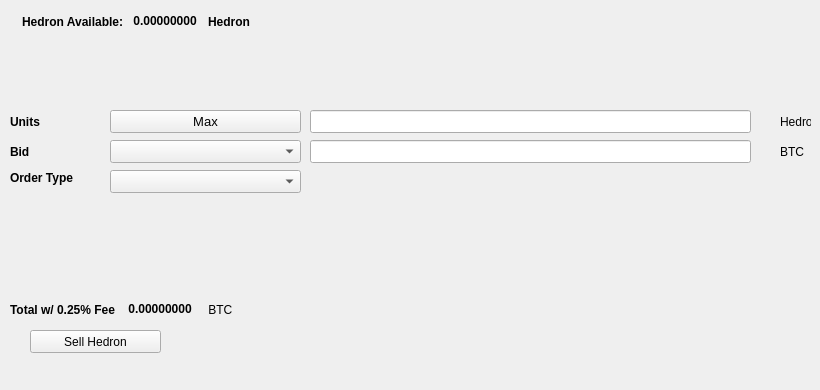
   <widget class="QWidget" name="SellTab">
    <attribute name="title">
     <string>Sell</string>
    </attribute>
    <widget class="QLabel" name="label_16">
     <property name="geometry">
      <rect>
       <x>780</x>
       <y>140</y>
       <width>31</width>
       <height>23</height>
      </rect>
     </property>
     <property name="text">
      <string>BTC</string>
     </property>
    </widget>
    <widget class="QComboBox" name="SellBidcomboBox">
     <property name="geometry">
      <rect>
       <x>110</x>
       <y>140</y>
       <width>191</width>
       <height>23</height>
      </rect>
     </property>
     <property name="font">
      <font>
       <pointsize>10</pointsize>
      </font>
     </property>
    </widget>
    <widget class="QLabel" name="label_18">
     <property name="geometry">
      <rect>
       <x>10</x>
       <y>110</y>
       <width>46</width>
       <height>23</height>
      </rect>
     </property>
     <property name="font">
      <font>
       <weight>75</weight>
       <bold>true</bold>
      </font>
     </property>
     <property name="text">
      <string>Units</string>
     </property>
    </widget>
    <widget class="QPushButton" name="Sell_Max_Amount">
     <property name="geometry">
      <rect>
       <x>110</x>
       <y>110</y>
       <width>191</width>
       <height>23</height>
      </rect>
     </property>
     <property name="font">
      <font>
       <pointsize>10</pointsize>
      </font>
     </property>
     <property name="text">
      <string>Max</string>
     </property>
    </widget>
    <widget class="QLabel" name="label_20">
     <property name="geometry">
      <rect>
       <x>10</x>
       <y>170</y>
       <width>91</width>
       <height>16</height>
      </rect>
     </property>
     <property name="font">
      <font>
       <weight>75</weight>
       <bold>true</bold>
      </font>
     </property>
     <property name="text">
      <string>Order Type</string>
     </property>
    </widget>
    <widget class="QComboBox" name="SellOrdertypeCombo">
     <property name="geometry">
      <rect>
       <x>110</x>
       <y>170</y>
       <width>191</width>
       <height>23</height>
      </rect>
     </property>
     <property name="font">
      <font>
       <pointsize>10</pointsize>
      </font>
     </property>
    </widget>
    <widget class="QLabel" name="label_21">
     <property name="geometry">
      <rect>
       <x>10</x>
       <y>140</y>
       <width>46</width>
       <height>23</height>
      </rect>
     </property>
     <property name="font">
      <font>
       <weight>75</weight>
       <bold>true</bold>
      </font>
     </property>
     <property name="text">
      <string>Bid</string>
     </property>
    </widget>
    <widget class="QLabel" name="label_22">
     <property name="geometry">
      <rect>
       <x>780</x>
       <y>110</y>
       <width>31</width>
       <height>23</height>
      </rect>
     </property>
     <property name="text">
      <string>Hedron</string>
     </property>
    </widget>
    <widget class="QLineEdit" name="UnitsInputHedron">
     <property name="geometry">
      <rect>
       <x>310</x>
       <y>110</y>
       <width>441</width>
       <height>23</height>
      </rect>
     </property>
     <property name="font">
      <font>
       <pointsize>9</pointsize>
       <weight>75</weight>
       <bold>true</bold>
      </font>
     </property>
    </widget>
    <widget class="QLineEdit" name="SellBidPriceEdit">
     <property name="geometry">
      <rect>
       <x>310</x>
       <y>140</y>
       <width>441</width>
       <height>23</height>
      </rect>
     </property>
     <property name="font">
      <font>
       <pointsize>9</pointsize>
       <weight>75</weight>
       <bold>true</bold>
      </font>
     </property>
    </widget>
    <widget class="QPushButton" name="SellHedronBTN">
     <property name="geometry">
      <rect>
       <x>30</x>
       <y>330</y>
       <width>131</width>
       <height>23</height>
      </rect>
     </property>
     <property name="text">
      <string>Sell Hedron</string>
     </property>
     <property name="icon">
      <iconset resource="../hedron">
       <normaloff>:/icons/bitcoin</normaloff>:/icons/bitcoin</iconset>
     </property>
    </widget>
    <widget class="QWidget" name="layoutWidget3">
     <property name="geometry">
      <rect>
       <x>22</x>
       <y>12</y>
       <width>258</width>
       <height>19</height>
      </rect>
     </property>
     <layout class="QHBoxLayout" name="horizontalLayout">
      <item>
       <widget class="QLabel" name="label232_2">
        <property name="font">
         <font>
          <weight>75</weight>
          <bold>true</bold>
         </font>
        </property>
        <property name="text">
         <string>Hedron Available:</string>
        </property>
       </widget>
      </item>
      <item>
       <widget class="QLabel" name="HedronAvailableLabel">
        <property name="palette">
         <palette>
          <active>
           <colorrole role="WindowText">
            <brush brushstyle="SolidPattern">
             <color alpha="255">
              <red>0</red>
              <green>0</green>
              <blue>0</blue>
             </color>
            </brush>
           </colorrole>
           <colorrole role="Button">
            <brush brushstyle="SolidPattern">
             <color alpha="255">
              <red>0</red>
              <green>170</green>
              <blue>0</blue>
             </color>
            </brush>
           </colorrole>
           <colorrole role="Light">
            <brush brushstyle="SolidPattern">
             <color alpha="255">
              <red>0</red>
              <green>255</green>
              <blue>0</blue>
             </color>
            </brush>
           </colorrole>
           <colorrole role="Midlight">
            <brush brushstyle="SolidPattern">
             <color alpha="255">
              <red>0</red>
              <green>212</green>
              <blue>0</blue>
             </color>
            </brush>
           </colorrole>
           <colorrole role="Dark">
            <brush brushstyle="SolidPattern">
             <color alpha="255">
              <red>0</red>
              <green>85</green>
              <blue>0</blue>
             </color>
            </brush>
           </colorrole>
           <colorrole role="Mid">
            <brush brushstyle="SolidPattern">
             <color alpha="255">
              <red>0</red>
              <green>113</green>
              <blue>0</blue>
             </color>
            </brush>
           </colorrole>
           <colorrole role="Text">
            <brush brushstyle="SolidPattern">
             <color alpha="255">
              <red>0</red>
              <green>170</green>
              <blue>0</blue>
             </color>
            </brush>
           </colorrole>
           <colorrole role="BrightText">
            <brush brushstyle="SolidPattern">
             <color alpha="255">
              <red>255</red>
              <green>255</green>
              <blue>255</blue>
             </color>
            </brush>
           </colorrole>
           <colorrole role="ButtonText">
            <brush brushstyle="SolidPattern">
             <color alpha="255">
              <red>0</red>
              <green>0</green>
              <blue>0</blue>
             </color>
            </brush>
           </colorrole>
           <colorrole role="Base">
            <brush brushstyle="SolidPattern">
             <color alpha="255">
              <red>255</red>
              <green>255</green>
              <blue>255</blue>
             </color>
            </brush>
           </colorrole>
           <colorrole role="Window">
            <brush brushstyle="SolidPattern">
             <color alpha="255">
              <red>0</red>
              <green>170</green>
              <blue>0</blue>
             </color>
            </brush>
           </colorrole>
           <colorrole role="Shadow">
            <brush brushstyle="SolidPattern">
             <color alpha="255">
              <red>0</red>
              <green>0</green>
              <blue>0</blue>
             </color>
            </brush>
           </colorrole>
           <colorrole role="AlternateBase">
            <brush brushstyle="SolidPattern">
             <color alpha="255">
              <red>127</red>
              <green>212</green>
              <blue>127</blue>
             </color>
            </brush>
           </colorrole>
           <colorrole role="ToolTipBase">
            <brush brushstyle="SolidPattern">
             <color alpha="255">
              <red>255</red>
              <green>255</green>
              <blue>220</blue>
             </color>
            </brush>
           </colorrole>
           <colorrole role="ToolTipText">
            <brush brushstyle="SolidPattern">
             <color alpha="255">
              <red>0</red>
              <green>0</green>
              <blue>0</blue>
             </color>
            </brush>
           </colorrole>
          </active>
          <inactive>
           <colorrole role="WindowText">
            <brush brushstyle="SolidPattern">
             <color alpha="255">
              <red>0</red>
              <green>0</green>
              <blue>0</blue>
             </color>
            </brush>
           </colorrole>
           <colorrole role="Button">
            <brush brushstyle="SolidPattern">
             <color alpha="255">
              <red>0</red>
              <green>170</green>
              <blue>0</blue>
             </color>
            </brush>
           </colorrole>
           <colorrole role="Light">
            <brush brushstyle="SolidPattern">
             <color alpha="255">
              <red>0</red>
              <green>255</green>
              <blue>0</blue>
             </color>
            </brush>
           </colorrole>
           <colorrole role="Midlight">
            <brush brushstyle="SolidPattern">
             <color alpha="255">
              <red>0</red>
              <green>212</green>
              <blue>0</blue>
             </color>
            </brush>
           </colorrole>
           <colorrole role="Dark">
            <brush brushstyle="SolidPattern">
             <color alpha="255">
              <red>0</red>
              <green>85</green>
              <blue>0</blue>
             </color>
            </brush>
           </colorrole>
           <colorrole role="Mid">
            <brush brushstyle="SolidPattern">
             <color alpha="255">
              <red>0</red>
              <green>113</green>
              <blue>0</blue>
             </color>
            </brush>
           </colorrole>
           <colorrole role="Text">
            <brush brushstyle="SolidPattern">
             <color alpha="255">
              <red>0</red>
              <green>170</green>
              <blue>0</blue>
             </color>
            </brush>
           </colorrole>
           <colorrole role="BrightText">
            <brush brushstyle="SolidPattern">
             <color alpha="255">
              <red>255</red>
              <green>255</green>
              <blue>255</blue>
             </color>
            </brush>
           </colorrole>
           <colorrole role="ButtonText">
            <brush brushstyle="SolidPattern">
             <color alpha="255">
              <red>0</red>
              <green>0</green>
              <blue>0</blue>
             </color>
            </brush>
           </colorrole>
           <colorrole role="Base">
            <brush brushstyle="SolidPattern">
             <color alpha="255">
              <red>255</red>
              <green>255</green>
              <blue>255</blue>
             </color>
            </brush>
           </colorrole>
           <colorrole role="Window">
            <brush brushstyle="SolidPattern">
             <color alpha="255">
              <red>0</red>
              <green>170</green>
              <blue>0</blue>
             </color>
            </brush>
           </colorrole>
           <colorrole role="Shadow">
            <brush brushstyle="SolidPattern">
             <color alpha="255">
              <red>0</red>
              <green>0</green>
              <blue>0</blue>
             </color>
            </brush>
           </colorrole>
           <colorrole role="AlternateBase">
            <brush brushstyle="SolidPattern">
             <color alpha="255">
              <red>127</red>
              <green>212</green>
              <blue>127</blue>
             </color>
            </brush>
           </colorrole>
           <colorrole role="ToolTipBase">
            <brush brushstyle="SolidPattern">
             <color alpha="255">
              <red>255</red>
              <green>255</green>
              <blue>220</blue>
             </color>
            </brush>
           </colorrole>
           <colorrole role="ToolTipText">
            <brush brushstyle="SolidPattern">
             <color alpha="255">
              <red>0</red>
              <green>0</green>
              <blue>0</blue>
             </color>
            </brush>
           </colorrole>
          </inactive>
          <disabled>
           <colorrole role="WindowText">
            <brush brushstyle="SolidPattern">
             <color alpha="255">
              <red>0</red>
              <green>85</green>
              <blue>0</blue>
             </color>
            </brush>
           </colorrole>
           <colorrole role="Button">
            <brush brushstyle="SolidPattern">
             <color alpha="255">
              <red>0</red>
              <green>170</green>
              <blue>0</blue>
             </color>
            </brush>
           </colorrole>
           <colorrole role="Light">
            <brush brushstyle="SolidPattern">
             <color alpha="255">
              <red>0</red>
              <green>255</green>
              <blue>0</blue>
             </color>
            </brush>
           </colorrole>
           <colorrole role="Midlight">
            <brush brushstyle="SolidPattern">
             <color alpha="255">
              <red>0</red>
              <green>212</green>
              <blue>0</blue>
             </color>
            </brush>
           </colorrole>
           <colorrole role="Dark">
            <brush brushstyle="SolidPattern">
             <color alpha="255">
              <red>0</red>
              <green>85</green>
              <blue>0</blue>
             </color>
            </brush>
           </colorrole>
           <colorrole role="Mid">
            <brush brushstyle="SolidPattern">
             <color alpha="255">
              <red>0</red>
              <green>113</green>
              <blue>0</blue>
             </color>
            </brush>
           </colorrole>
           <colorrole role="Text">
            <brush brushstyle="SolidPattern">
             <color alpha="255">
              <red>0</red>
              <green>85</green>
              <blue>0</blue>
             </color>
            </brush>
           </colorrole>
           <colorrole role="BrightText">
            <brush brushstyle="SolidPattern">
             <color alpha="255">
              <red>255</red>
              <green>255</green>
              <blue>255</blue>
             </color>
            </brush>
           </colorrole>
           <colorrole role="ButtonText">
            <brush brushstyle="SolidPattern">
             <color alpha="255">
              <red>0</red>
              <green>85</green>
              <blue>0</blue>
             </color>
            </brush>
           </colorrole>
           <colorrole role="Base">
            <brush brushstyle="SolidPattern">
             <color alpha="255">
              <red>0</red>
              <green>170</green>
              <blue>0</blue>
             </color>
            </brush>
           </colorrole>
           <colorrole role="Window">
            <brush brushstyle="SolidPattern">
             <color alpha="255">
              <red>0</red>
              <green>170</green>
              <blue>0</blue>
             </color>
            </brush>
           </colorrole>
           <colorrole role="Shadow">
            <brush brushstyle="SolidPattern">
             <color alpha="255">
              <red>0</red>
              <green>0</green>
              <blue>0</blue>
             </color>
            </brush>
           </colorrole>
           <colorrole role="AlternateBase">
            <brush brushstyle="SolidPattern">
             <color alpha="255">
              <red>0</red>
              <green>170</green>
              <blue>0</blue>
             </color>
            </brush>
           </colorrole>
           <colorrole role="ToolTipBase">
            <brush brushstyle="SolidPattern">
             <color alpha="255">
              <red>255</red>
              <green>255</green>
              <blue>220</blue>
             </color>
            </brush>
           </colorrole>
           <colorrole role="ToolTipText">
            <brush brushstyle="SolidPattern">
             <color alpha="255">
              <red>0</red>
              <green>0</green>
              <blue>0</blue>
             </color>
            </brush>
           </colorrole>
          </disabled>
         </palette>
        </property>
        <property name="font">
         <font>
          <weight>75</weight>
          <bold>true</bold>
         </font>
        </property>
        <property name="text">
         <string> 0.00000000 </string>
        </property>
        <property name="textInteractionFlags">
         <set>Qt::LinksAccessibleByMouse|Qt::TextSelectableByKeyboard|Qt::TextSelectableByMouse</set>
        </property>
       </widget>
      </item>
      <item>
       <widget class="QLabel" name="labelHedron">
        <property name="font">
         <font>
          <weight>75</weight>
          <bold>true</bold>
         </font>
        </property>
        <property name="text">
         <string>Hedron</string>
        </property>
       </widget>
      </item>
     </layout>
    </widget>
    <widget class="QWidget" name="layoutWidget">
     <property name="geometry">
      <rect>
       <x>10</x>
       <y>300</y>
       <width>268</width>
       <height>19</height>
      </rect>
     </property>
     <layout class="QHBoxLayout" name="horizontalLayout_2">
      <item>
       <widget class="QLabel" name="label_19">
        <property name="font">
         <font>
          <weight>75</weight>
          <bold>true</bold>
         </font>
        </property>
        <property name="text">
         <string>Total w/ 0.25% Fee </string>
        </property>
       </widget>
      </item>
      <item>
       <widget class="QLabel" name="SellCostLabel">
        <property name="palette">
         <palette>
          <active>
           <colorrole role="WindowText">
            <brush brushstyle="SolidPattern">
             <color alpha="255">
              <red>0</red>
              <green>0</green>
              <blue>0</blue>
             </color>
            </brush>
           </colorrole>
           <colorrole role="Button">
            <brush brushstyle="SolidPattern">
             <color alpha="255">
              <red>0</red>
              <green>170</green>
              <blue>0</blue>
             </color>
            </brush>
           </colorrole>
           <colorrole role="Light">
            <brush brushstyle="SolidPattern">
             <color alpha="255">
              <red>0</red>
              <green>255</green>
              <blue>0</blue>
             </color>
            </brush>
           </colorrole>
           <colorrole role="Midlight">
            <brush brushstyle="SolidPattern">
             <color alpha="255">
              <red>0</red>
              <green>212</green>
              <blue>0</blue>
             </color>
            </brush>
           </colorrole>
           <colorrole role="Dark">
            <brush brushstyle="SolidPattern">
             <color alpha="255">
              <red>0</red>
              <green>85</green>
              <blue>0</blue>
             </color>
            </brush>
           </colorrole>
           <colorrole role="Mid">
            <brush brushstyle="SolidPattern">
             <color alpha="255">
              <red>0</red>
              <green>113</green>
              <blue>0</blue>
             </color>
            </brush>
           </colorrole>
           <colorrole role="Text">
            <brush brushstyle="SolidPattern">
             <color alpha="255">
              <red>0</red>
              <green>170</green>
              <blue>0</blue>
             </color>
            </brush>
           </colorrole>
           <colorrole role="BrightText">
            <brush brushstyle="SolidPattern">
             <color alpha="255">
              <red>255</red>
              <green>255</green>
              <blue>255</blue>
             </color>
            </brush>
           </colorrole>
           <colorrole role="ButtonText">
            <brush brushstyle="SolidPattern">
             <color alpha="255">
              <red>0</red>
              <green>0</green>
              <blue>0</blue>
             </color>
            </brush>
           </colorrole>
           <colorrole role="Base">
            <brush brushstyle="SolidPattern">
             <color alpha="255">
              <red>255</red>
              <green>255</green>
              <blue>255</blue>
             </color>
            </brush>
           </colorrole>
           <colorrole role="Window">
            <brush brushstyle="SolidPattern">
             <color alpha="255">
              <red>0</red>
              <green>170</green>
              <blue>0</blue>
             </color>
            </brush>
           </colorrole>
           <colorrole role="Shadow">
            <brush brushstyle="SolidPattern">
             <color alpha="255">
              <red>0</red>
              <green>0</green>
              <blue>0</blue>
             </color>
            </brush>
           </colorrole>
           <colorrole role="AlternateBase">
            <brush brushstyle="SolidPattern">
             <color alpha="255">
              <red>127</red>
              <green>212</green>
              <blue>127</blue>
             </color>
            </brush>
           </colorrole>
           <colorrole role="ToolTipBase">
            <brush brushstyle="SolidPattern">
             <color alpha="255">
              <red>255</red>
              <green>255</green>
              <blue>220</blue>
             </color>
            </brush>
           </colorrole>
           <colorrole role="ToolTipText">
            <brush brushstyle="SolidPattern">
             <color alpha="255">
              <red>0</red>
              <green>0</green>
              <blue>0</blue>
             </color>
            </brush>
           </colorrole>
          </active>
          <inactive>
           <colorrole role="WindowText">
            <brush brushstyle="SolidPattern">
             <color alpha="255">
              <red>0</red>
              <green>0</green>
              <blue>0</blue>
             </color>
            </brush>
           </colorrole>
           <colorrole role="Button">
            <brush brushstyle="SolidPattern">
             <color alpha="255">
              <red>0</red>
              <green>170</green>
              <blue>0</blue>
             </color>
            </brush>
           </colorrole>
           <colorrole role="Light">
            <brush brushstyle="SolidPattern">
             <color alpha="255">
              <red>0</red>
              <green>255</green>
              <blue>0</blue>
             </color>
            </brush>
           </colorrole>
           <colorrole role="Midlight">
            <brush brushstyle="SolidPattern">
             <color alpha="255">
              <red>0</red>
              <green>212</green>
              <blue>0</blue>
             </color>
            </brush>
           </colorrole>
           <colorrole role="Dark">
            <brush brushstyle="SolidPattern">
             <color alpha="255">
              <red>0</red>
              <green>85</green>
              <blue>0</blue>
             </color>
            </brush>
           </colorrole>
           <colorrole role="Mid">
            <brush brushstyle="SolidPattern">
             <color alpha="255">
              <red>0</red>
              <green>113</green>
              <blue>0</blue>
             </color>
            </brush>
           </colorrole>
           <colorrole role="Text">
            <brush brushstyle="SolidPattern">
             <color alpha="255">
              <red>0</red>
              <green>170</green>
              <blue>0</blue>
             </color>
            </brush>
           </colorrole>
           <colorrole role="BrightText">
            <brush brushstyle="SolidPattern">
             <color alpha="255">
              <red>255</red>
              <green>255</green>
              <blue>255</blue>
             </color>
            </brush>
           </colorrole>
           <colorrole role="ButtonText">
            <brush brushstyle="SolidPattern">
             <color alpha="255">
              <red>0</red>
              <green>0</green>
              <blue>0</blue>
             </color>
            </brush>
           </colorrole>
           <colorrole role="Base">
            <brush brushstyle="SolidPattern">
             <color alpha="255">
              <red>255</red>
              <green>255</green>
              <blue>255</blue>
             </color>
            </brush>
           </colorrole>
           <colorrole role="Window">
            <brush brushstyle="SolidPattern">
             <color alpha="255">
              <red>0</red>
              <green>170</green>
              <blue>0</blue>
             </color>
            </brush>
           </colorrole>
           <colorrole role="Shadow">
            <brush brushstyle="SolidPattern">
             <color alpha="255">
              <red>0</red>
              <green>0</green>
              <blue>0</blue>
             </color>
            </brush>
           </colorrole>
           <colorrole role="AlternateBase">
            <brush brushstyle="SolidPattern">
             <color alpha="255">
              <red>127</red>
              <green>212</green>
              <blue>127</blue>
             </color>
            </brush>
           </colorrole>
           <colorrole role="ToolTipBase">
            <brush brushstyle="SolidPattern">
             <color alpha="255">
              <red>255</red>
              <green>255</green>
              <blue>220</blue>
             </color>
            </brush>
           </colorrole>
           <colorrole role="ToolTipText">
            <brush brushstyle="SolidPattern">
             <color alpha="255">
              <red>0</red>
              <green>0</green>
              <blue>0</blue>
             </color>
            </brush>
           </colorrole>
          </inactive>
          <disabled>
           <colorrole role="WindowText">
            <brush brushstyle="SolidPattern">
             <color alpha="255">
              <red>0</red>
              <green>85</green>
              <blue>0</blue>
             </color>
            </brush>
           </colorrole>
           <colorrole role="Button">
            <brush brushstyle="SolidPattern">
             <color alpha="255">
              <red>0</red>
              <green>170</green>
              <blue>0</blue>
             </color>
            </brush>
           </colorrole>
           <colorrole role="Light">
            <brush brushstyle="SolidPattern">
             <color alpha="255">
              <red>0</red>
              <green>255</green>
              <blue>0</blue>
             </color>
            </brush>
           </colorrole>
           <colorrole role="Midlight">
            <brush brushstyle="SolidPattern">
             <color alpha="255">
              <red>0</red>
              <green>212</green>
              <blue>0</blue>
             </color>
            </brush>
           </colorrole>
           <colorrole role="Dark">
            <brush brushstyle="SolidPattern">
             <color alpha="255">
              <red>0</red>
              <green>85</green>
              <blue>0</blue>
             </color>
            </brush>
           </colorrole>
           <colorrole role="Mid">
            <brush brushstyle="SolidPattern">
             <color alpha="255">
              <red>0</red>
              <green>113</green>
              <blue>0</blue>
             </color>
            </brush>
           </colorrole>
           <colorrole role="Text">
            <brush brushstyle="SolidPattern">
             <color alpha="255">
              <red>0</red>
              <green>85</green>
              <blue>0</blue>
             </color>
            </brush>
           </colorrole>
           <colorrole role="BrightText">
            <brush brushstyle="SolidPattern">
             <color alpha="255">
              <red>255</red>
              <green>255</green>
              <blue>255</blue>
             </color>
            </brush>
           </colorrole>
           <colorrole role="ButtonText">
            <brush brushstyle="SolidPattern">
             <color alpha="255">
              <red>0</red>
              <green>85</green>
              <blue>0</blue>
             </color>
            </brush>
           </colorrole>
           <colorrole role="Base">
            <brush brushstyle="SolidPattern">
             <color alpha="255">
              <red>0</red>
              <green>170</green>
              <blue>0</blue>
             </color>
            </brush>
           </colorrole>
           <colorrole role="Window">
            <brush brushstyle="SolidPattern">
             <color alpha="255">
              <red>0</red>
              <green>170</green>
              <blue>0</blue>
             </color>
            </brush>
           </colorrole>
           <colorrole role="Shadow">
            <brush brushstyle="SolidPattern">
             <color alpha="255">
              <red>0</red>
              <green>0</green>
              <blue>0</blue>
             </color>
            </brush>
           </colorrole>
           <colorrole role="AlternateBase">
            <brush brushstyle="SolidPattern">
             <color alpha="255">
              <red>0</red>
              <green>170</green>
              <blue>0</blue>
             </color>
            </brush>
           </colorrole>
           <colorrole role="ToolTipBase">
            <brush brushstyle="SolidPattern">
             <color alpha="255">
              <red>255</red>
              <green>255</green>
              <blue>220</blue>
             </color>
            </brush>
           </colorrole>
           <colorrole role="ToolTipText">
            <brush brushstyle="SolidPattern">
             <color alpha="255">
              <red>0</red>
              <green>0</green>
              <blue>0</blue>
             </color>
            </brush>
           </colorrole>
          </disabled>
         </palette>
        </property>
        <property name="font">
         <font>
          <weight>75</weight>
          <bold>true</bold>
         </font>
        </property>
        <property name="autoFillBackground">
         <bool>false</bool>
        </property>
        <property name="text">
         <string> 0.00000000</string>
        </property>
        <property name="textInteractionFlags">
         <set>Qt::LinksAccessibleByMouse|Qt::TextSelectableByMouse</set>
        </property>
       </widget>
      </item>
      <item>
       <widget class="QLabel" name="label_17">
        <property name="font">
         <font>
          <weight>50</weight>
          <bold>false</bold>
         </font>
        </property>
        <property name="text">
         <string> BTC</string>
        </property>
       </widget>
      </item>
     </layout>
    </widget>
    <widget class="QLabel" name="label_23">
     <property name="geometry">
      <rect>
       <x>460</x>
       <y>300</y>
       <width>281</width>
       <height>81</height>
      </rect>
     </property>
     <property name="text">
      <string/>
     </property>
     <property name="pixmap">
      <pixmap>:/images/bittrex</pixmap>
     </property>
    </widget>
   </widget>
